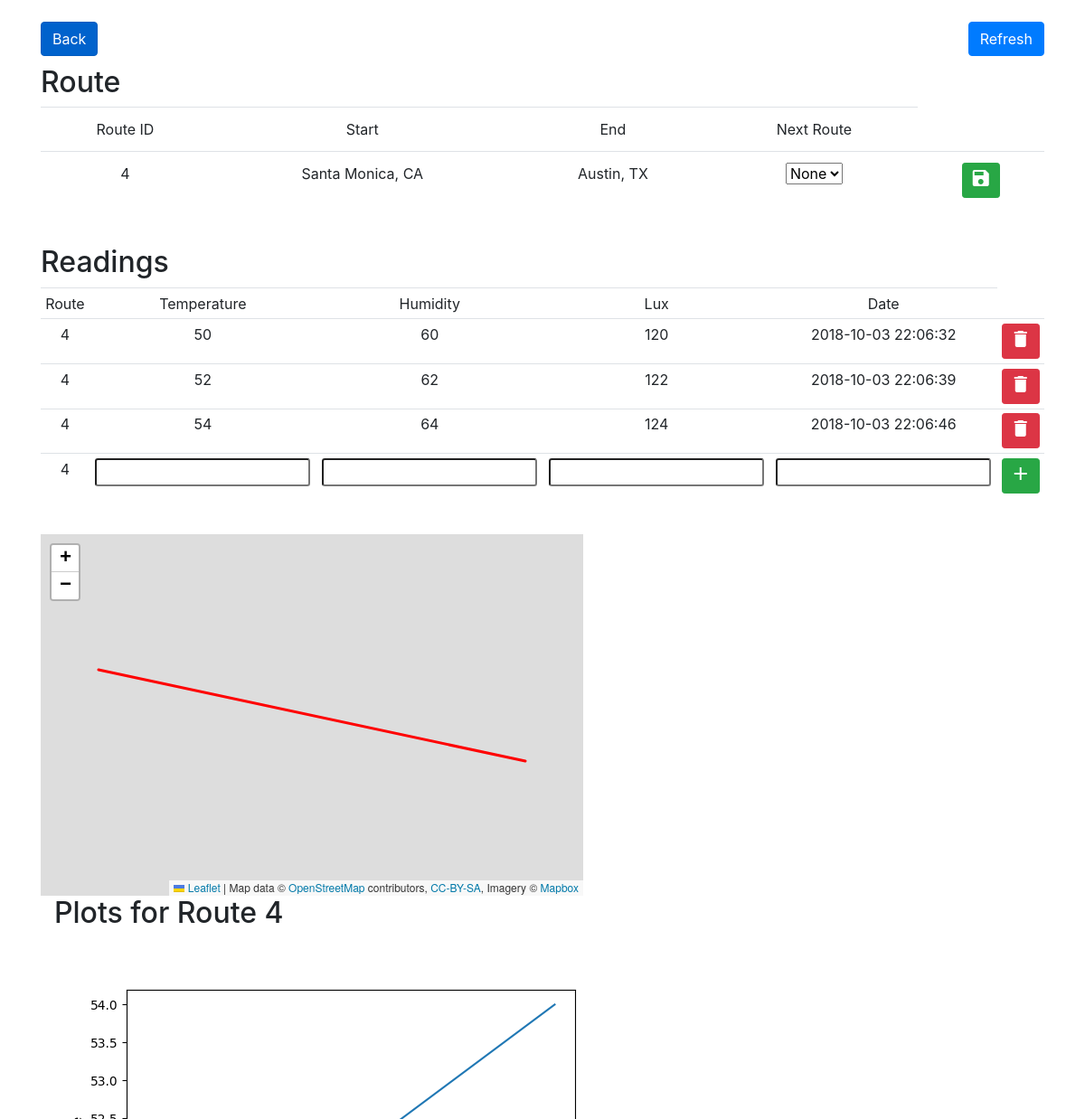
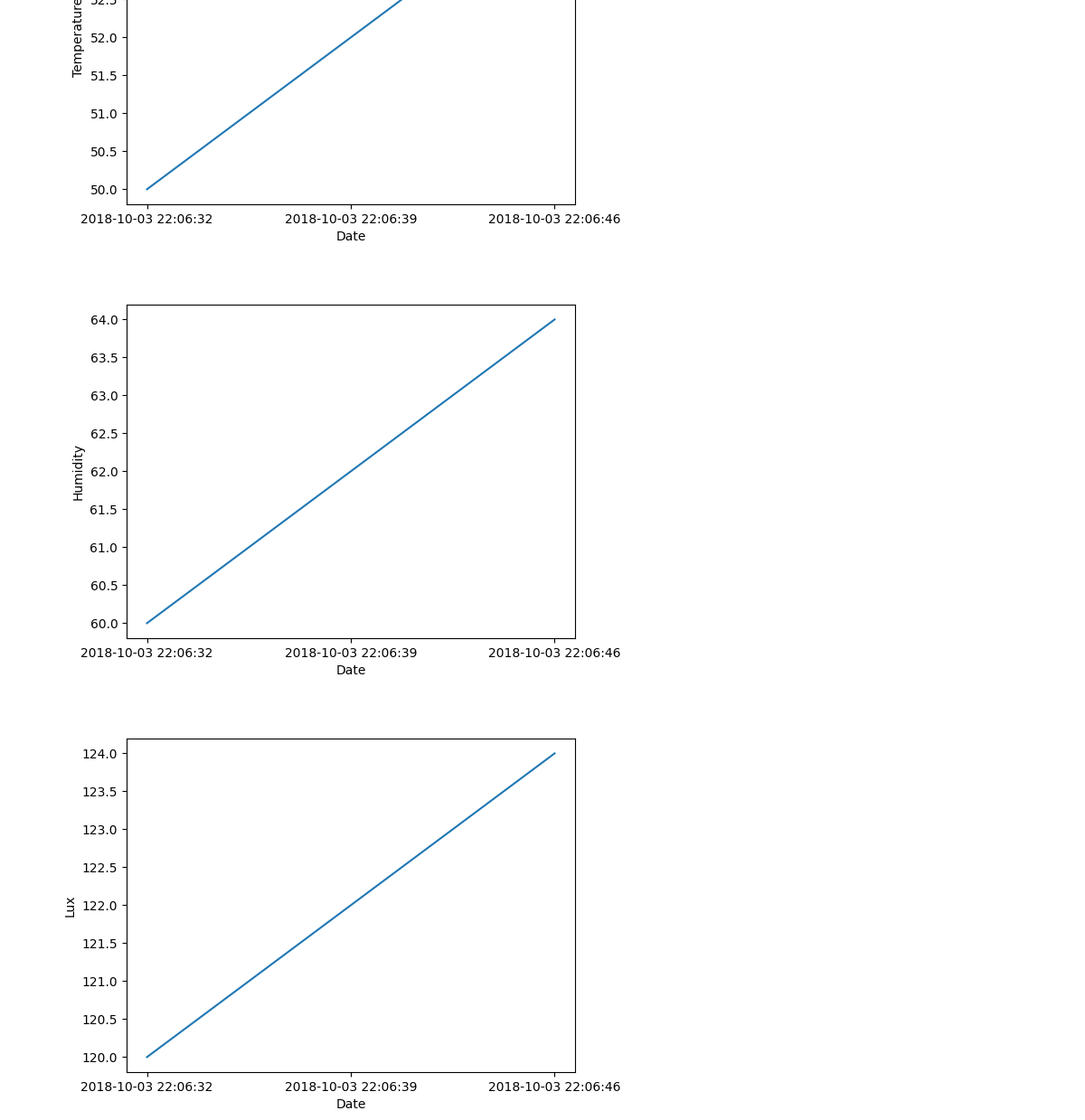
The app's page /plot/4 with its own data (2 pictures, top to bottom).
### tables this page shows
CREATE TABLE location( 		location_id INTEGER PRIMARY KEY, 		location_name text, lat REAL, lon REAL);

CREATE TABLE readings( 		route_id INTEGER, 		humidity INTEGER, 		temperature INTEGER, 		lux INTEGER, 		create_date TIMESTAMP DEFAULT CURRENT_TIMESTAMP);

### app.py (the view, shortened to what this page needs)
@app.route('/plot/<int:id>', methods=['GET', 'POST'])
def plot(id):
	db = get_db()
	db.row_factory = sqlite3.Row
	cur = db.cursor()
	cur.execute("SELECT *, rowid FROM readings WHERE route_id = (?) ORDER BY create_date ASC;", (id, ))
	readings = cur.fetchall()
	cur.execute("SELECT * FROM route WHERE route_id = (?);", (id, ))
	route = cur.fetchone()
	cur.execute("SELECT location_name, lat, lon FROM location WHERE location_id = (?)", (route['src_id'], ))
	source = cur.fetchone()
	cur.execute("SELECT location_name, lat, lon FROM location WHERE location_id = (?)", (route['dest_id'], ))
	dest = cur.fetchone()
	src_coord = []
	dest_coord = []
	if source['lat'] == None or source['lon'] == None:
		src_query = re.sub(' ', '+', source[0].lower()) + "+,usa"
		response = requests.get("https://nominatim.openstreetmap.org/?q={query}&format=json&limit=1".format(query=src_query)).json()
		src_coord = [response[0]['lat'], response[0]['lon']]
		cur.execute("UPDATE location SET lat = ?, lon = ? WHERE location_id = ?", (src_coord[0], src_coord[1], route['src_id']))
		db.commit()
	else:
		src_coord = [source['lat'], source['lon']]
	if dest['lat'] == None or dest['lon'] == None:
		dest_query = re.sub(' ', '+', dest[0].lower()) + "+,usa"
		response = requests.get("https://nominatim.openstreetmap.org/?q={query}&format=json&limit=1".format(query=dest_query)).json()
		dest_coord = [response[0]['lat'], response[0]['lon']]
		cur.execute("UPDATE location SET lat = ?, lon = ? WHERE location_id = ?", (dest_coord[0], dest_coord[1], route['dest_id']))
		db.commit()
	else:
		dest_coord = [dest['lat'], dest['lon']]
	bounds = [src_coord, dest_coord]
	cur.execute("SELECT route_id FROM route;")
	route_ids = cur.fetchall()
	cur.close()
	plot_urls = [plot_reading(id, 'temperature'), plot_reading(id, 'humidity'), plot_reading(id, 'lux')]
	return render_template('plot.html', plot_urls=plot_urls, id=id, readings = readings, bounds = bounds, route=route, src=source['location_name'], dest=dest['location_name'], route_ids=route_ids)

### app.py (called while the page is built)
def get_db():
    db = getattr(g, '_database', None)
    if db is None:
        db = g._database = sqlite3.connect(DATABASE)
    return db

@app.teardown_appcontext
def close_connection(exception):
    db = getattr(g, '_database', None)
    if db is not None:
        db.close()

def plot_reading(route_id, datatype):
	db = get_db()
	cur = db.cursor()
	cur.execute("SELECT {dt} , create_date FROM readings WHERE route_id = (?) ORDER BY create_date ASC;".format(dt=datatype), (route_id, ))
	readings = cur.fetchall()
	x = []
	y = []
	for reading in readings:
		x += [reading[1]]
		y += [reading[0]]
	plt.plot(x, y)
	plt.xlabel("Date")
	plt.ylabel(datatype.capitalize())
	fig = plt.gcf()
	img = io.BytesIO()
	fig.canvas.print_png(img)
	img.seek(0)
	plt.close()
	plot_url = base64.b64encode(img.getvalue()).decode('ascii')
	img.close()
	return plot_url

### templates/plot.html (shortened to what this page needs)
{% extends 'layout.html' %}
{% block body %}
<div>
<a href="../../" class="btn btn-primary active" style="float:left">
        Back
</a>
<form method="POST" action="">
<button class="btn btn-primary" name="refresh_route" type="submit" value="refresh_route" style="float:right">
        Refresh
</button>
</div>
<div class="text-center">
   <h2 class="text-left">Route</h2>
   <table class="table table-hover">
         <thead>
            <td>Route ID</td>
            <td>Start</td>
            <td>End</td>
            <td>Next Route</td>
         </thead>
            <tr>
               <td>{{id}}</td>
               <td>{{src}}</td>
               <td>{{dest}}</td>
               <td>
                  <form method="POST" action="">
                  <select name="route_select" class="selectpicker form-contro-sm">
                     <option selected="selected">None</option>
                  </select>
               </td>
               <td><button class="btn btn-success btn-sm" name="update_route" type="submit" value="update_route"><i class="material-icons">save</i></button></td>
            </tr>
      </table>
</div>
<form method="POST" action="">
<div class="text-center">
   <h2 class="text-left">Readings</h2>
	<table class="table table-hover table-sm">
         <thead>
         	<td>Route</td>
         	<td>Temperature</td>
            <td>Humidity</td>
            <td>Lux</td>
            <td>Date</td>
         </thead>
         {% for reading in readings %}
            <tr>
               <td>{{reading["route_id"]}}</td>
               <td>{{reading["temperature"]}}</td>
               <td>{{reading["humidity"]}}</td>
               <td>{{reading["lux"]}}</td>
               <td> {{reading["create_date"]}}</td>
               <td><button class="btn btn-danger btn-sm" name="delete_reading" type="submit" value={{reading["rowid"]}}><i class="material-icons">delete</i></button>
            </tr>
         {% endfor %}
         <tr>
            <td>{{id}}</td>
            <td><input type="number" name="temperature" class="form-control-sm" value={{request.form.temperature}}></td>
            <td><input type="number" name="humidity" class="form-control-sm" value={{request.form.humidity}}></td>
            <td><input type="number" name="lux" class="form-control-sm" value={{request.form.lux}}></td>
            <td><input type="text" name="create_date" class="form-control-sm" value={{request.form.create_date}}></td>
            <td><button class="btn btn-success btn-sm" name="submit_reading" type="submit" value="Add Reading"><i class="material-icons">add</i></button>
         </tr>
      </table>
</div>
</form>
<div id="mapid" style="width: 600px; height: 400px;"></div>
<div class="container">
   <h2>Plots for Route {{ id }}</h2>
   {% for plot in plot_urls %}
       <img/>
   {% endfor %}
</div>
{% endblock %}

### records on screen
location: location_name "Santa Monica, CA"
location: location_name "Austin, TX"
readings: route_id "4", temperature "50", humidity "60", lux "120", create_date "2018-10-03 22:06:32", {{ reading["rowid"] }} 10 (drawn)
readings: route_id "4", temperature "52", humidity "62", lux "122", create_date "2018-10-03 22:06:39", {{ reading["rowid"] }} 11 (drawn)
readings: route_id "4", temperature "54", humidity "64", lux "124", create_date "2018-10-03 22:06:46", {{ reading["rowid"] }} 12 (drawn)

### other values on screen
{{ id }} "4"
